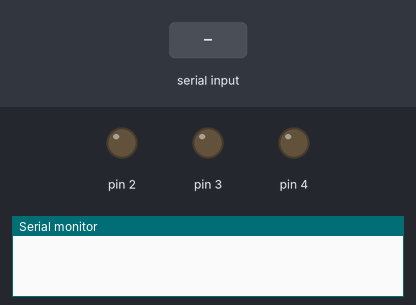
A sketch run on a simulated Arduino Uno, built with avr-gcc and run on an emulated ATmega328P. On the bench: output pins drawn as LEDs (lit = HIGH), the last lines printed to the serial monitor. Inputs (shaded band) come from the test bench. Pins used as bus, display or sensor lines are not drawn.

Above: at 1.2 s.
1.3 s: "1" received over Serial
At 2.3 s:
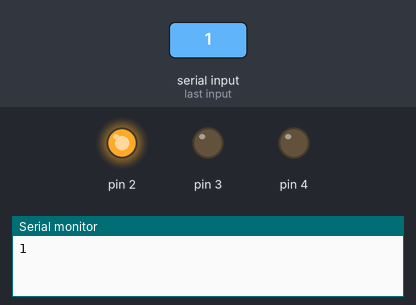
At 3.1 s:
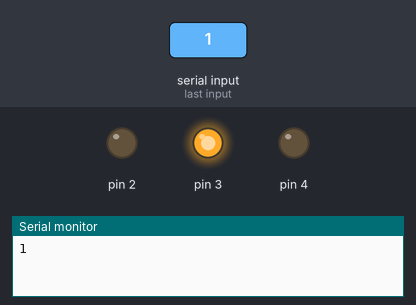
Timing chart, 0 to 10.3 s (numbered marks = the images above; inputs shaded):
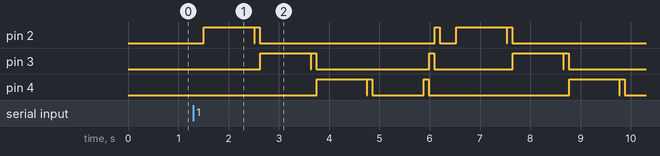

The sketch:

sketch_sep16d.ino
```cpp
char val;
void setup() {
  pinMode(1,OUTPUT);
  pinMode(2,OUTPUT);
  pinMode(3,OUTPUT);
  pinMode(4,OUTPUT);
  Serial.begin(9600);

}

void loop() {
  if(Serial.available()){
    val=Serial.read();
    Serial.println(val);
  }

  if(val=='1'){
  int i=1;
  int q=4;
 for(i=1; i<5; i++){
  digitalWrite(i,HIGH);
  delay(100);
  digitalWrite(i,LOW);
  delay(10);
   digitalWrite(i+1,HIGH);
  delay(1000);
  digitalWrite(i+1,LOW);
  delay(10);
 }
  for(q=4; q>0; q--){
    digitalWrite(q,HIGH);
    delay(100);
    digitalWrite(q,LOW);
    delay(10);
    }
  }
  else if(val=='2'){
    digitalWrite(2,HIGH);
  }
  else if(val=='3'){
    digitalWrite(13,LOW);
  }
  else if(val=='4'){
    digitalWrite(2,LOW);
  }
  delay(100);

  }
```
